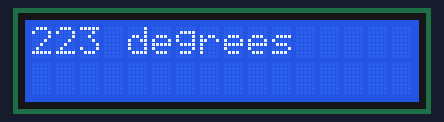
The sketch below on a simulated Arduino Uno, built with avr-gcc and run on an emulated ATmega328P. Parts: 16×2 character LCD.

Above: at 0.1 s.
At 3.1 s:
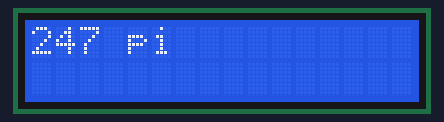
At 6.1 s:
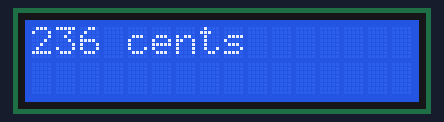
At 9.1 s:
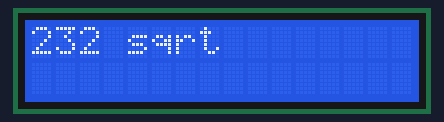
At 12.1 s:
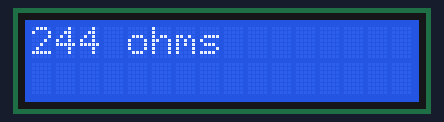
At 15.1 s:
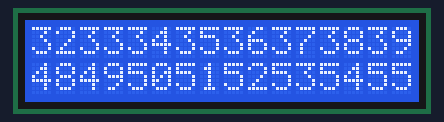

The sketch:

Special_characters.ino
```cpp
// include the library code
#include <LiquidCrystal.h>

// set constants for the number of rows and columns to match your LCD
const int numRows = 2;
const int numCols = 16;

// defines for some useful symbols
const byte degreeSymbol = B11011111;
const byte piSymbol     = B11110111;
const byte centsSymbol  = B11101100;
const byte sqrtSymbol   = B11101000;
const byte omegaSymbol  = B11110100;   // the symbol used for ohms

byte charCode  = 32;   // the first printable ascii character
int col;
int row;

//  initialize the library with the numbers of the interface pins
LiquidCrystal lcd(12, 11, 5, 4, 3, 2);


void setup() {
  lcd.begin(numRows, numCols);

  showSymbol(degreeSymbol, "degrees");
  showSymbol(piSymbol,  "pi");
  showSymbol(centsSymbol, "cents");
  showSymbol(sqrtSymbol, "sqrt");
  showSymbol(omegaSymbol, "ohms");
  lcd.clear();


}

void loop() {
  lcd.print(charCode);
  calculatePosition();
  if(charCode == 255)
  {
    // finished all characters so wait another few seconds and start over
    delay(2000);
    lcd.clear();
    row=col=0;
    charCode = 32;
  }
charCode = charCode + 1;
}

void calculatePosition()
{
  col = col + 1;
  if( col == numCols )
  {
    col = 0;
    row = row + 1;
    if( row == numRows)
    {
      row = 0;
      delay(2000);   // pause
      lcd.clear();
    }
    lcd.setCursor(col, row);
  }
}
 void showSymbol( byte symbol, char *description)
 {

  lcd.clear();
  lcd.print(symbol);
  lcd.print(' ');     // add a space before the description
  lcd.print(description);
  delay(3000);
 }
```

Measured:
- what the display in image 1 shows lasts 3.0 s, from 3.1 s to 6.1 s
- what the display in image 5 shows lasts 2.0 s, from 15.1 s to 17.1 s
